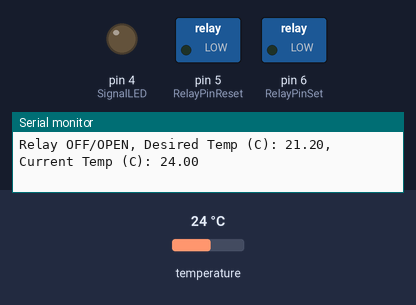
Recording of a sketch running on a simulated Arduino Uno, built with avr-gcc and run on an emulated ATmega328P. On the bench: switched loads named in the sketch (green lamp = pin HIGH), output pins drawn as LEDs (lit = HIGH), the last lines printed to the serial monitor. Dashed ring = blinking. Inputs (shaded band) come from the test bench; at power-on: temperature 24 °C.

Above: at 1.2 s.
1.3 s: temperature set to 12 °C
At 3.3 s:
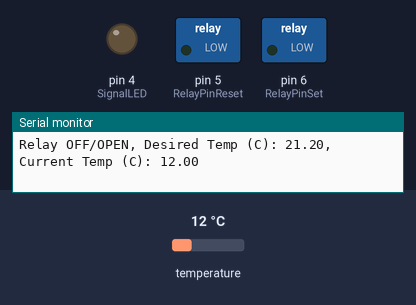
At 4.14 s:
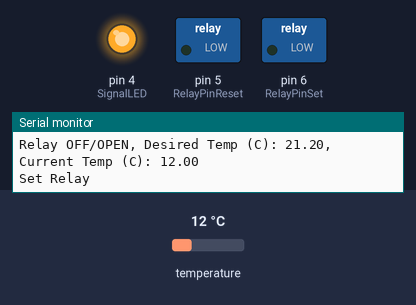
4.3 s: temperature set to 27.2 °C
7.3 s: temperature set to 28.2 °C
10.3 s: temperature set to 17.5 °C
13.3 s: temperature set to 15.8 °C
Timing chart, 0 to 31.9 s (numbered marks = the images above; inputs shaded):
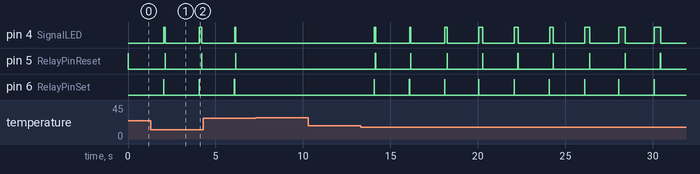

Measured:
- after the input at 1.3 s, pin 4 (SignalLED): LOW → HIGH after 0.76 s, → LOW 0.08 s later, → HIGH 1.9 s later, → LOW 0.15 s later; pin 5 (RelayPinReset): alternates HIGH for 0.01 s and LOW for 2.1 s, starting after 0.83 s; pin 6 (RelayPinSet): alternates HIGH for 0.01 s and LOW for 2.0 s, starting after 0.74 s

The sketch:

temp_controller.ino
```cpp
// ************************************************
// Electrical Connection
// ************************************************

// Temp Sensor
// ---------------------
// White (ground)
// Orange Stripe (+5v)
// Blue Stripe (Signal)
//
// 4.7K ohm resistor between the 5v (Red) and signal (White) wires
//
// Signal LED
// ---------------------
// 1K ohm resistor on LED driven by 5v
//
// Latching Relay
// ---------------------
// 5V
// GND
// Set Coil
// Reset Coil
//

// ************************************************
// Import Libraries
// ************************************************

// PID Library
#include <PID_v1.h>

// Libraries for the DS18B20 Temperature Sensor
#include <OneWire.h>
#include <DallasTemperature.h>


// ************************************************
// Pin definitions
// ************************************************

// Output Relay
#define RelayPinSet 6
#define RelayPinReset 5
boolean relay_status;

// Output LED
#define SignalLED 4

// One-Wire Temperature Sensor
// (Use GPIO pins for power/ground to simplify the wiring)
#define ONE_WIRE_BUS 8


// ************************************************
// PID Variables and constants
// ************************************************

//Define Variables we'll be connecting to
double Setpoint, Input, Output;

// Specify the links and initial tuning parameters
double Kp=2, Ki=5, Kd=1;
PID myPID(&Input, &Output, &Setpoint, Kp, Ki, Kd, DIRECT);

// Specify ON window size
int WindowSize = 2000;
unsigned long windowStartTime;


// ************************************************
// Sensor Variables and constants
// ************************************************

// Setup a oneWire instance to communicate with any OneWire devices
// (not just Maxim/Dallas temperature ICs)
OneWire oneWire(ONE_WIRE_BUS);

// Pass our oneWire reference to Dallas Temperature.
DallasTemperature sensors(&oneWire);

// arrays to hold device address
DeviceAddress tempSensor;


// ************************************************
// Setup and Initiate
// ************************************************

void setup()
{
  // Baud Rate Set
  Serial.begin(9600);

  // Initialize Relay Control:
  pinMode(RelayPinSet, OUTPUT);      // Output mode to drive relay
  pinMode(RelayPinReset, OUTPUT);    // Output mode to drive relay
  digitalWrite(RelayPinSet, LOW);    // make sure it is off to start
  digitalWrite(RelayPinReset, LOW);  // make sure it is off to start
  pulseRelay(false, RelayPinReset);  // pulse to set relay status

  // Initialize LED Control:
  pinMode(SignalLED, OUTPUT);    // Output mode to drive LED
  digitalWrite(SignalLED, LOW);  // make sure it is off to start

  Serial.println("Initialize Controller...");

  // Start up the DS18B20 One Wire Temperature Sensor
  sensors.begin();
  if (!sensors.getAddress(tempSensor, 0))
  {
    for (int i=0; i <= 10; i++){
      Serial.println("Error starting temperature sensor");
      digitalWrite(SignalLED, HIGH);
      delay(100); // 100mS delay
      digitalWrite(SignalLED, LOW);
      delay(100); // 100mS delay
    }
  }
  sensors.setResolution(tempSensor, 12);
  sensors.setWaitForConversion(false);

  // Returns the number of milliseconds since the Arduino board began running
  // the current program. This number will overflow (go back to zero), after
  // approximately 50 days.
  windowStartTime = millis();

  //initialize the variables we're linked to
  Setpoint = 21.2; // 70.16 F

  //tell the PID to range between 0 and the full window size
  myPID.SetOutputLimits(0, WindowSize);

  //turn the PID on
  myPID.SetMode(AUTOMATIC);

}

// ************************************************
// Main Loop
// ************************************************

void loop() {

  // Start an asynchronous temperature reading
  sensors.requestTemperatures();

  // Read the real value of temperature
  Input = readTemp();
  if (Input != -127.00){

    if (relay_status == true){
      Serial.print("Relay ON/CLOSED");
    }
    else{
      Serial.print("Relay OFF/OPEN");
    }
    Serial.print(", Desired Temp (C): "); Serial.print(Setpoint);
    Serial.print(", Current Temp (C): "); Serial.println(Input);

    // Compute PID based on Input
    myPID.Compute();

    //Serial.print("PID Input: ");Serial.println(Input);
    //Serial.print("PID Output: ");Serial.println(Output);
    //Serial.print("PID windowStartTime: ");Serial.println(windowStartTime);

    /************************************************
     * turn the output pin on/off based on pid output
     ************************************************/
    if (millis() - windowStartTime > WindowSize) {
      //time to shift the Relay Window
      windowStartTime += WindowSize;
    }
    if (Output > millis() - windowStartTime && relay_status == false) {
      // pulse to set relay status
      pulseRelay(true, RelayPinSet);
    }
    else if (Output < millis() - windowStartTime && relay_status == true) {
      // pulse to set relay status
      pulseRelay(false, RelayPinReset);
    }
  }
  else {
    Serial.println("Error reading temp.");
  }
}

// ************************************************
// Read Temperature Function
// ************************************************

double readTemp() {

  double value;

  // read the input
  value = sensors.getTempC(tempSensor);
  if (value == -127.00){
    Serial.println("Error getting temperature");
    for (int i=0; i <= 5; i++){
      digitalWrite(SignalLED, HIGH);
      delay(1000); // 200mS delay
      digitalWrite(SignalLED, LOW);
      delay(1000); // 200mS delay
    }
  }
  return value;
}

// ************************************************
// Pulse Relay ON/OFF
// ************************************************

void pulseRelay(bool state, int pin) {

  // pulse pin high momentarily
  digitalWrite(pin, HIGH);
  delay(10);
  digitalWrite(pin, LOW);

  if (state == true){
    Serial.println("Set Relay");
    digitalWrite(SignalLED, HIGH);
    relay_status = true;
  }
  else {
    Serial.println("Reset Relay");
    digitalWrite(SignalLED, LOW);
    relay_status = false;
  }

  return;
}
```
